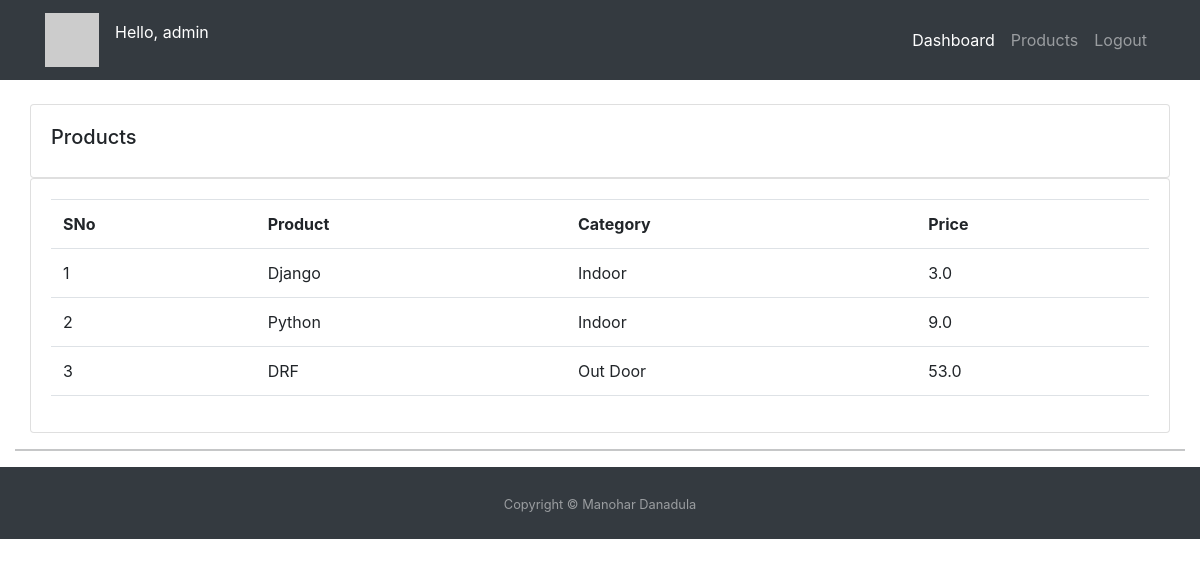
Screenshot of /products/ (signed in) with the database file from the repository.
### accounts/models.py (models this page shows, shortened)
class Product(models.Model):
    CATEGORY = (
        ('Indoor', 'Indoor'),
        ('Out Door', 'Out Door'))
    name = models.CharField(max_length=200, null=True)
    price = models.FloatField(default=0)
    category = models.CharField(max_length=200, null=True, choices=CATEGORY)
    description = models.CharField(max_length=200, null=True, blank=True)
    date_created = models.DateTimeField(auto_now_add=True, null=True)
    tags = models.ManyToManyField('Tag')

### accounts/views.py (the view)
# urls.py: path('products/', views.products, name='products'),
@login_required(login_url='accounts:login')
def products(request):
    products = Product.objects.all()
    context = {'products': products}
    return render(request, 'accounts/products.html', context)

### templates/accounts/products.html (shortened to what this page needs)
{% extends 'accounts/base.html' %}
{% block content %}
<div class="container-fluid">
		<br>
		<div class="row">
			<div class="col-md">
				<div class="card card-body">
					<h5>Products</h5>
				</div>
				<div class="card card-body">
					<table class="table">
						<tr class="table-header">
							<th>SNo</th>
							<th>Product</th>
							<th>Category</th>
							<th>Price</th>
						</tr>
						{% for product in products %}
						<tr>
							<td>{{ product.id }}</td>
							<td>{{ product.name }}</td>
							<td>{{ product.category }}</td>
							<td>{{ product.price }}</td>
						</tr>
						{% endfor %}
					</table>
				</div>
			</div>
		</div>
    </div>
	<hr>
{% endblock %}

### templates/accounts/navbar.html (shortened to what this page needs)
{% load static %}
<nav class="navbar navbar-expand-lg navbar-dark bg-dark static-top">
  <div class="container">
    <a class="navbar-brand" href="{% url 'accounts:dashboard' %}">
      <img src="https://picsum.photos/200" alt="..." height="54">
    </a>
    <p class='text-white'>
    {% if request.user.is_authenticated %}
        Hello, {{ request.user.username }}
    {% endif %}
    </p>
    <div class="collapse navbar-collapse" id="navbarSupportedContent">
      <ul class="navbar-nav ms-auto">
        {% if request.user.is_staff %}
        <li class="nav-item">
          <a class="nav-link active" aria-current="page" href="{% url 'accounts:dashboard' %}">Dashboard</a>
        </li>
        <li class="nav-item">
          <a class="nav-link" href="{% url 'accounts:products' %}">Products</a>
        </li>
        {% endif %}
        {% if request.user.is_authenticated %}
        <li class="nav-item">
          <a class="nav-link" href="{% url 'accounts:logout' %}">Logout</a>
        </li>
        {% endif %}
      </ul>
    </div>
  </div>
</nav>

### rows the page displays
Product: id "1", name "Django", category "Indoor", price "3.0"
Product: id "2", name "Python", category "Indoor", price "9.0"
Product: id "3", name "DRF", category "Out Door", price "53.0"

### other values shown
{{ request.user.username }} "admin"
